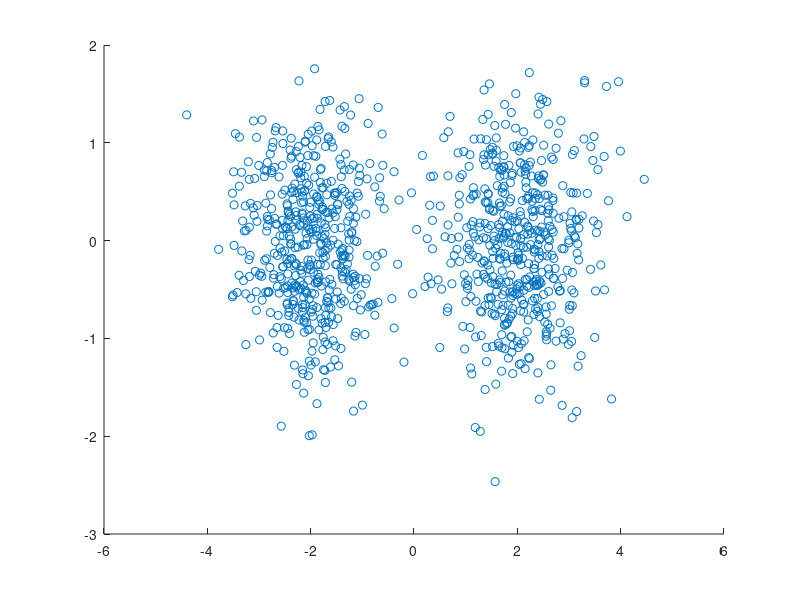

Here is the MATLAB script that generated this plot:
% K-means method trial

close all;
clear;clc

N=1e3;

Mu=[-2 2;0 0]; 
Sigma=.5*eye(2);

X=zeros(N,2);  % 2 by N, x_k rowwise

X(1:500,:)=mvnrnd(Mu(:,1),Sigma,500);
X(501:1000,:)=mvnrnd(Mu(:,2),Sigma,500);

scatter(X(:,1),X(:,2))

Mu_est=[-2 2;1 1];   % initialization
Rnk=zeros(N,2);
Rnk(1:200,1)=ones(200,1); 
Rnk(201:1000,2)=ones(800,1); 

Iter_max=100;
Mu_est_old=Mu_est;
epsilon=1e-4;

for iter=1:Iter_max
    for n=1:N
        Rnk(n,:)=zeros(1,2);
        [~,I]=min([norm(X(n,:)-Mu_est(:,1)'),norm(X(n,:)-Mu_est(:,2)')]);
        Rnk(n,I)=1;
    end
    
    Mu_est=X'*Rnk;
    Mu_est(:,1)=Mu_est(:,1)/sum(Rnk(:,1));
    Mu_est(:,2)=Mu_est(:,2)/sum(Rnk(:,2));
    if norm(Mu_est-Mu_est_old)/norm(Mu_est_old)<epsilon, break;
    else, Mu_est_old=Mu_est;
    end
end

iter
Mu_est
